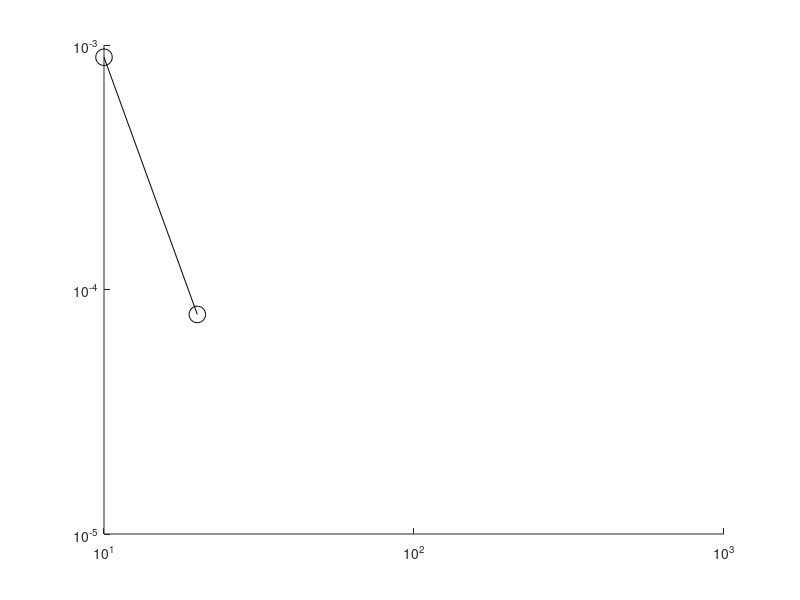

Source code (MATLAB):
clear all
close all
% Cubic spline s(x)=aj+bj(x-xj)+cj(x-xj)^2+dj(x-xj)^3

x=[0, 0.2, 0.4, 0.6, 0.8, 0.9, 1, 1.1, 1.2, 1.3, 1.4, 1.5]; % data points
f=exp(sin(x)); % function
m=12;
h=zeros(1, m-1);
a=zeros(1, m);
% step size
for i=1:m-1
    h(i)=x(i+1)-x(i);
end
% calculating the constant coefficent a
for k=1:m
    a(k)=f(k);
end
% Now we compute the coefficient c since c is dependent on a's
% The expression for computing c is 
% h(j-1)c(j-1)+2(h(j-1)+h(j))+h(j)c(j+1)=3/h(j) (a(j+1)-a(j))-3/h(j-1)
% (a(j)-a(j-1)) (*) 
% we call the right hand side of the above equation as matrix B where the
% first and last entry (which is 0) of B is coming from the Natural spline boundary condition.

    B(1)=3.0*(a(2)-a(1))/h(1)-3*cos(x(1)).*exp(sin(x(1)));
    B(m)=3.0*cos(x(m)).*exp(sin(x(m)))-3.0*(a(m)-a(m-1))/h(m-1);

    % internal values
    for l=2:m-1
        B(l)=3.0*(a(l+1)-a(l))/h(l)-3.0*(a(l)-a(l-1))/h(l-1);
    end
% Now we build the matrix A for the left hand side of the above eqn (*)

A=zeros(m, m); % initialize the matrix
A(1, 1)=2*h(1); % Natural Boundary condition
A(m, m)=2*h(m-1); % Natural Boundary condition

for j=1:m  % Here i and j represents row and column of the matrix A
    for i=2:m-1
        if i==j
            A(i, j)=2*(h(i-1)+h(i)); % Main diagonal
        elseif i==j+1
                A(i, j)=h(i-1);      % Below main diagonal 
        elseif i==j-1
            A(i, j)=h(i);            % Above main diagonal
        end
    end
end
% coefficient cj

c=A\B'; % solves c=A^-1*B

% Compute the coefficinet bj and dj Formula ( bj = 1/hj (a(j+1)-a(j))-hj/3(2c(j)+c(j+1))) for j=1,...m-1
% dj=1/3h(j) (c(j+1)-c(j))
for j=1:m-1
    b(j)=(a(j+1)-a(j))/h(j)-h(j)*(2*c(j)+c(j+1))/3;
    d(j)=(c(j+1)-c(j))/(3*h(j));
end
% Ploting the cubic spline
for p=1:m-1
    t=x(p):0.01:x(p+1);
    S=a(p)+b(p)*(t-x(p))+c(p)*(t-x(p)).^2+d(p)*(t-x(p)).^3; % Spline
    s{p}=S;
    T{p}=t;
    hold on
end
spl=[s{1,1},s{1,2},s{1,3},s{1,4},s{1,5},s{1,6}, s{1,7}, s{1,8},s{1,9}, s{1,10}, s{1,11}];
tp=[T{1,1},T{1,2},T{1,3},T{1,4},T{1,5},T{1,6},T{1,7},T{1,8},T{1,9},T{1,10},T{1,11}];
% figure(1)
% plot(x, f, 'o', 'LineWidth',5);
% hold on
% plot(tp, spl , 'x', 'LineWidth',2);
% legend('Function', 'Spline', 'Location','northwest')
v=exp(sin(tp)); % function value test points




cs=spline(x, f);


%error

for i=1:5
z(i)=5*(2^i);
end
for l=1:5
    nd=z(l);
err(l)=v(nd)-spl(nd)
end
loglog(z, err, '-ko', 'MarkerSize',12)